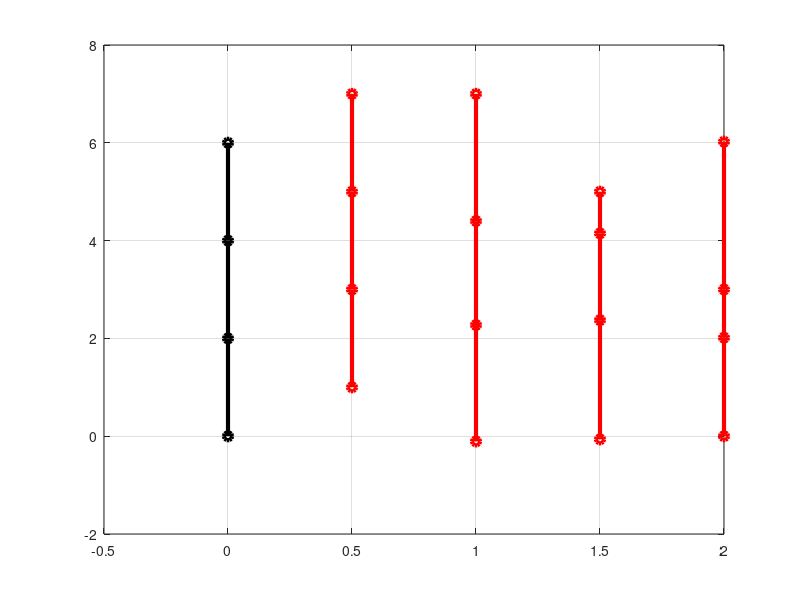
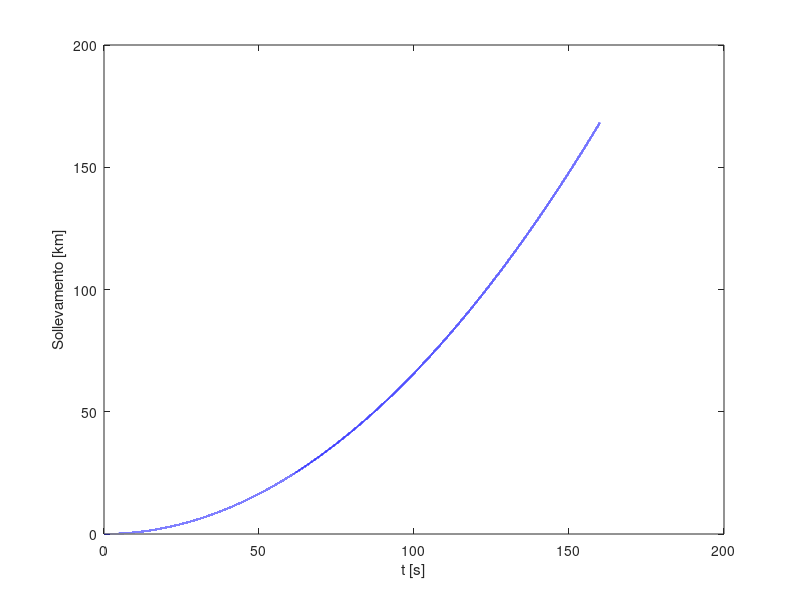
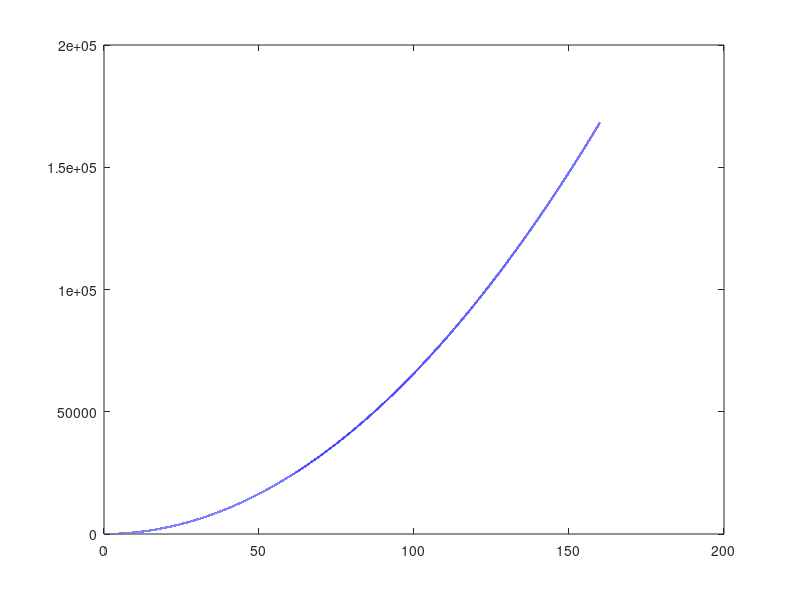

MATLAB code to generate these figures, in order: (Note: this script raises an error after producing the figures.)
close all
clear all
clc

%% INPUT
%
%                m4
%       ^        |
%     /PAY\      >
%    |_____|     m3
%    | ADP |     |
%    |_____|     >  k3
%    |     |     |
%    | FUE |     m2 
%    |_____|     |
%    |     |     <  k1
%    | O_X |     |
%    |_____|     m1
%      \ /
%      /_\
%
%       ^        F(t) = f, t>=0
%       |

m = [ 445e3
      116e3
      2e3
      15e3 ];                                                              % Discretized masses [kg]
  
k = [ 5e8
      5e8
      1e8 ];                                                               % Stiffness [N/m]
  
f = 7600e3 ;                                                               % Amplitude of step load [N] 775 ton

%% ANALYSIS

M_MAT = [ m(1) 0    0    0
          0    m(2) 0    0
          0    0    m(3) 0 
          0    0    0    m(4) ];                                           % Mass matrix
     
K_MAT = [ k(1) -k(1)       0           0
         -k(1)  k(1)+k(2) -k(2)        0
          0    -k(2)       k(2)+k(3)  -k(3) 
          0     0         -k(3)        k(3)];                              % Stiffness matrix
      
F_VEC = [ f
          0
          0
          0 ];
      
[PHI,lambda] = eig(K_MAT,M_MAT);                                           % Solve | K_MAT - omega^2 M_MAT | = 0 ... Normalize wrt mass


omega = real(sqrt(lambda));                                                % Natural periods [rad/s]
freq = omega ./ 2 ./ pi;                                                   % Natural frequencies [Hz]

M_GEN = PHI' * M_MAT * PHI;                                                % Generalized mass matrix

K_GEN = PHI' * K_MAT * PHI;                                                % Generalized stiffness matrix

F_GEN = PHI' * F_VEC;                                                      % Generalized force vector



t = linspace(0,160,1e5);                                                   % Discretized time vector

q1 = F_GEN(1) / 2 / M_GEN(1,1) * t.^2;                                     % Solution in terms of modal coordinates
q2 = F_GEN(2) / K_GEN(2,2) * ( 1 - cos(omega(2,2)*t) );
q3 = F_GEN(3) / K_GEN(3,3) * ( 1 - cos(omega(3,3)*t) );
q4 = F_GEN(4) / K_GEN(4,4) * ( 1 - cos(omega(4,4)*t) );

q = [ q1
      q2
      q3
      q4];
  
x = PHI * q;                                                               % Solution in terms of physical coordinates

q1dd = F_GEN(1) / M_GEN(1,1) .* ones(1,length(t));                         % Modal accelerations
q2dd = F_GEN(2) / K_GEN(2,2) * omega(2,2)^2 * cos(omega(2,2)*t);
q3dd = F_GEN(3) / K_GEN(3,3) * omega(3,3)^2 * cos(omega(3,3)*t);
q4dd = F_GEN(4) / K_GEN(4,4) * omega(4,4)^2 * cos(omega(4,4)*t);

x1dd = PHI(1,1) .* q1dd + PHI(1,2) .* q2dd + PHI(1,3) .* q3dd...
    + PHI(1,4) .* q4dd;    

x4dd = PHI(4,1) .* q1dd + PHI(4,2) .* q2dd + PHI(4,3) .* q3dd...
    + PHI(4,4) .* q4dd;                                                    % Payload acceleration

F4 = m(4) * x4dd;

%% POST-PROCESSING

for i=1:4
    PHIv(:,i)=PHI(:,i) ./ max(abs(PHI(:,i)));                              % normalize wrt max
end

pos = [ 0; 2; 4; 6];                                                       % Mode shapes
figure(1)
plot(zeros(4,1),pos,'k-o','LineWidth',3);
hold on
plot(zeros(4,1)+0.5,pos+PHIv(:,1),'r-o','LineWidth',3);
hold on
plot(zeros(4,1)+1,pos+PHIv(:,2),'r-o','LineWidth',3);
hold on
plot(zeros(4,1)+1.5,pos+PHIv(:,3),'r-o','LineWidth',3);
hold on
plot(zeros(4,1)+2.,pos+PHIv(:,4),'r-o','LineWidth',3);
xlim([-0.5 2]);
ylim('auto');
grid ON

figure(2)                                                                  % Lift
plot(t,x(1,:)./1e3,'-b','Linewidth',1.5)
xlabel('t [s]')
ylabel('Sollevamento [km]')
% saveas(gcf,'falconlift','epsc')

figure(3)                                                                  % Zoom lift
plot(t,x(1,:),'-b','Linewidth',1.5)
hold on
plot(t,x(2,:),'ob','Linewidth',1.,'MarkerIndices', 1:10:length(t))
hold on
plot(t,x(3,:),'--k','Linewidth',1.)
hold on 
plot(t,x(4,:),'sk','Linewidth',1.,'MarkerIndices', 1:50:length(t))
legend('Stg.1', 'Stg.2', 'Fair.+Adpt.', 'Payload','Location','northwest')
legend('boxoff')
xlabel('t [s]')
ylabel('Sollevamento [m]')
xlim([0 0.2])
% saveas(gcf,'falconliftzoom','epsc')

figure(4)                                                                  % Zoom payload acceleration
plot(t,x4dd./9.81,'-b','Linewidth',1)
xlabel('t [s]')
ylabel('Accelerazione [g]')
xlim([0 2])
yyaxis right
ylabel('Forza trasmessa [kN]')
xlim([0 2])
ylim([-4*9.81*m(4)/1e3 6*9.81*m(4)/1e3])
ax = gca;
ax.YAxis(1).Color = 'k';
ax.YAxis(2).Color = 'k';
% saveas(gcf,'falconpayacc','epsc')

%% EFFECTIVE MODAL MASS

PHIR=[1;1;1;1];

LK = PHI' * M_MAT * PHIR;

for i=1:4 % Modal participation factor
    PARFACT(i) = LK(i) / M_GEN(i,i);
end

for i=1:4
   M_EFF(i) = LK(i)^2./M_GEN(i,i); % Modal effective mass
end

%% Free-Free Participation Factor

for i=2:4
    Dll(i-1)=trace((PHI(:,i)./lambda(i,i))*PHI(:,i)');
end

Dlltot=zeros(4,4);
for i=2:4
    Dlltot=Dlltot + (PHI(:,i)./lambda(i,i))*PHI(:,i)';
end
Dlltot=trace(Dlltot);

LFREE = Dll./Dlltot;

%%

x1m  = PHI(:,1) .* q1;
x12m = PHI(:,1) .* q1 + PHI(:,2) .* q2;
x123m = PHI(:,1) .* q1 + PHI(:,2) .* q2 + PHI(:,3) .* q3;

x4ddl = PHI(4,1) .* q1dd + PHI(4,2) .* q2dd;

figure(6)                                                                  % Zoom payload acceleration
plot(t,x4dd./9.81,'-b','Linewidth',1)
hold on
plot(t,x4ddl./9.81,'--r','Linewidth',1)
xlabel('t [s]')
ylabel('Accelerazione [g]')
% legend('Payload acc.')
xlim([0 2])
% ylim([-600 900])
ax = gca;
ax.YAxis(1).Color = 'k';
saveas(gcf,'falconpayaccmodes12','epsc')

figure(7)                                                                  % Zoom lift
plot(t,x(4,:),'-b','Linewidth',1.5)
hold on
plot(t,x1m(4,:),'ob','Linewidth',1.,'MarkerIndices', 1:20:length(t))
hold on
plot(t,x12m(4,:),'--r','Linewidth',1.)
hold on
plot(t,x123m(4,:),'sk','Linewidth',1.,'MarkerIndices', 1:13:length(t))
legend('Exact', 'Mode 1', 'Modes 1 & 2', 'Modes 1, 2 & 3', 'Location','northwest')
legend('boxoff')
xlabel('t [s]')
ylabel('Sollevamento [m]')
xlim([0 0.2])
saveas(gcf,'falconliftzoommodes','epsc')
